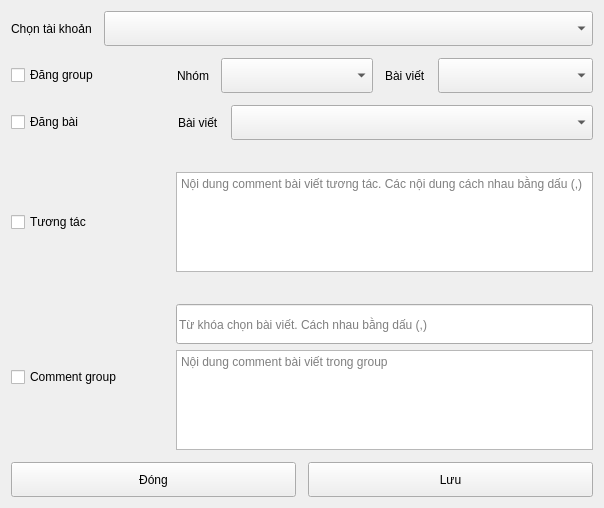
<?xml version="1.0" encoding="UTF-8"?>
<ui version="4.0">
 <class>DialogSetting</class>
 <widget class="QDialog" name="DialogSetting">
  <property name="geometry">
   <rect>
    <x>0</x>
    <y>0</y>
    <width>604</width>
    <height>508</height>
   </rect>
  </property>
  <property name="windowTitle">
   <string>Cấu hình kịch bản</string>
  </property>
  <layout class="QVBoxLayout" name="verticalLayout_2">
   <property name="spacing">
    <number>12</number>
   </property>
   <item>
    <layout class="QHBoxLayout" name="horizontalLayout">
     <item>
      <widget class="QLabel" name="label">
       <property name="text">
        <string>Chọn tài khoản</string>
       </property>
      </widget>
     </item>
     <item>
      <widget class="QComboBox" name="comboBox">
       <property name="sizePolicy">
        <sizepolicy hsizetype="Expanding" vsizetype="Fixed">
         <horstretch>0</horstretch>
         <verstretch>0</verstretch>
        </sizepolicy>
       </property>
       <property name="minimumSize">
        <size>
         <width>0</width>
         <height>35</height>
        </size>
       </property>
       <property name="currentText">
        <string/>
       </property>
      </widget>
     </item>
    </layout>
   </item>
   <item>
    <layout class="QHBoxLayout" name="horizontalLayout_2">
     <item>
      <widget class="QCheckBox" name="checkBox_2">
       <property name="text">
        <string>Đăng group</string>
       </property>
      </widget>
     </item>
     <item>
      <spacer name="horizontalSpacer">
       <property name="orientation">
        <enum>Qt::Horizontal</enum>
       </property>
       <property name="sizeHint" stdset="0">
        <size>
         <width>40</width>
         <height>20</height>
        </size>
       </property>
      </spacer>
     </item>
     <item>
      <widget class="QLabel" name="label_2">
       <property name="text">
        <string>Nhóm</string>
       </property>
      </widget>
     </item>
     <item>
      <widget class="QComboBox" name="comboBox_2">
       <property name="sizePolicy">
        <sizepolicy hsizetype="MinimumExpanding" vsizetype="Fixed">
         <horstretch>0</horstretch>
         <verstretch>0</verstretch>
        </sizepolicy>
       </property>
       <property name="minimumSize">
        <size>
         <width>152</width>
         <height>35</height>
        </size>
       </property>
      </widget>
     </item>
     <item>
      <widget class="QLabel" name="label_3">
       <property name="text">
        <string>Bài viết</string>
       </property>
      </widget>
     </item>
     <item>
      <widget class="QComboBox" name="comboBox_3">
       <property name="sizePolicy">
        <sizepolicy hsizetype="MinimumExpanding" vsizetype="Fixed">
         <horstretch>0</horstretch>
         <verstretch>0</verstretch>
        </sizepolicy>
       </property>
       <property name="minimumSize">
        <size>
         <width>155</width>
         <height>35</height>
        </size>
       </property>
      </widget>
     </item>
    </layout>
   </item>
   <item>
    <layout class="QHBoxLayout" name="horizontalLayout_3">
     <item>
      <widget class="QCheckBox" name="checkBox">
       <property name="text">
        <string>Đăng bài</string>
       </property>
      </widget>
     </item>
     <item>
      <spacer name="horizontalSpacer_2">
       <property name="orientation">
        <enum>Qt::Horizontal</enum>
       </property>
       <property name="sizeHint" stdset="0">
        <size>
         <width>40</width>
         <height>20</height>
        </size>
       </property>
      </spacer>
     </item>
     <item>
      <widget class="QLabel" name="label_4">
       <property name="text">
        <string>Bài viết</string>
       </property>
      </widget>
     </item>
     <item>
      <widget class="QComboBox" name="comboBox_4">
       <property name="sizePolicy">
        <sizepolicy hsizetype="MinimumExpanding" vsizetype="Fixed">
         <horstretch>0</horstretch>
         <verstretch>0</verstretch>
        </sizepolicy>
       </property>
       <property name="minimumSize">
        <size>
         <width>362</width>
         <height>35</height>
        </size>
       </property>
      </widget>
     </item>
    </layout>
   </item>
   <item>
    <widget class="QFrame" name="frame_interation">
     <layout class="QHBoxLayout" name="horizontalLayout_5">
      <property name="spacing">
       <number>0</number>
      </property>
      <property name="leftMargin">
       <number>0</number>
      </property>
      <property name="topMargin">
       <number>0</number>
      </property>
      <property name="rightMargin">
       <number>0</number>
      </property>
      <property name="bottomMargin">
       <number>0</number>
      </property>
      <item>
       <widget class="QCheckBox" name="checkBox_3">
        <property name="text">
         <string>Tương tác</string>
        </property>
       </widget>
      </item>
      <item>
       <spacer name="horizontalSpacer_3">
        <property name="orientation">
         <enum>Qt::Horizontal</enum>
        </property>
        <property name="sizeHint" stdset="0">
         <size>
          <width>27</width>
          <height>20</height>
         </size>
        </property>
       </spacer>
      </item>
      <item>
       <widget class="QTextEdit" name="textEdit">
        <property name="minimumSize">
         <size>
          <width>417</width>
          <height>0</height>
         </size>
        </property>
        <property name="maximumSize">
         <size>
          <width>16777215</width>
          <height>100</height>
         </size>
        </property>
        <property name="placeholderText">
         <string>Nội dung comment bài viết tương tác. Các nội dung cách nhau bằng dấu (,)</string>
        </property>
       </widget>
      </item>
     </layout>
    </widget>
   </item>
   <item>
    <widget class="QFrame" name="frame_comment_group">
     <layout class="QHBoxLayout" name="horizontalLayout_6">
      <property name="spacing">
       <number>0</number>
      </property>
      <property name="sizeConstraint">
       <enum>QLayout::SetMaximumSize</enum>
      </property>
      <property name="leftMargin">
       <number>0</number>
      </property>
      <property name="topMargin">
       <number>0</number>
      </property>
      <property name="rightMargin">
       <number>0</number>
      </property>
      <property name="bottomMargin">
       <number>0</number>
      </property>
      <item>
       <widget class="QCheckBox" name="checkBox_4">
        <property name="text">
         <string>Comment group</string>
        </property>
       </widget>
      </item>
      <item>
       <spacer name="horizontalSpacer_4">
        <property name="orientation">
         <enum>Qt::Horizontal</enum>
        </property>
        <property name="sizeHint" stdset="0">
         <size>
          <width>40</width>
          <height>20</height>
         </size>
        </property>
       </spacer>
      </item>
      <item>
       <widget class="QFrame" name="frame">
        <property name="sizePolicy">
         <sizepolicy hsizetype="Expanding" vsizetype="Preferred">
          <horstretch>0</horstretch>
          <verstretch>0</verstretch>
         </sizepolicy>
        </property>
        <property name="styleSheet">
         <string notr="true">#frame {
	border: none;
}</string>
        </property>
        <property name="frameShape">
         <enum>QFrame::StyledPanel</enum>
        </property>
        <property name="frameShadow">
         <enum>QFrame::Raised</enum>
        </property>
        <layout class="QVBoxLayout" name="verticalLayout">
         <property name="leftMargin">
          <number>0</number>
         </property>
         <property name="topMargin">
          <number>0</number>
         </property>
         <property name="rightMargin">
          <number>0</number>
         </property>
         <property name="bottomMargin">
          <number>0</number>
         </property>
         <item>
          <widget class="QLineEdit" name="lineEdit_keyword">
           <property name="minimumSize">
            <size>
             <width>417</width>
             <height>40</height>
            </size>
           </property>
           <property name="placeholderText">
            <string>Từ khóa chọn bài viết. Cách nhau bằng dấu (,)</string>
           </property>
          </widget>
         </item>
         <item>
          <widget class="QTextEdit" name="textEdit_2">
           <property name="minimumSize">
            <size>
             <width>417</width>
             <height>0</height>
            </size>
           </property>
           <property name="maximumSize">
            <size>
             <width>16777215</width>
             <height>100</height>
            </size>
           </property>
           <property name="placeholderText">
            <string>Nội dung comment bài viết trong group</string>
           </property>
          </widget>
         </item>
        </layout>
       </widget>
      </item>
     </layout>
    </widget>
   </item>
   <item>
    <layout class="QHBoxLayout" name="horizontalLayout_4">
     <item>
      <widget class="QToolButton" name="toolButton_2">
       <property name="sizePolicy">
        <sizepolicy hsizetype="MinimumExpanding" vsizetype="Fixed">
         <horstretch>0</horstretch>
         <verstretch>0</verstretch>
        </sizepolicy>
       </property>
       <property name="minimumSize">
        <size>
         <width>0</width>
         <height>35</height>
        </size>
       </property>
       <property name="text">
        <string>Đóng</string>
       </property>
      </widget>
     </item>
     <item>
      <widget class="QToolButton" name="toolButton">
       <property name="sizePolicy">
        <sizepolicy hsizetype="MinimumExpanding" vsizetype="Fixed">
         <horstretch>0</horstretch>
         <verstretch>0</verstretch>
        </sizepolicy>
       </property>
       <property name="minimumSize">
        <size>
         <width>0</width>
         <height>35</height>
        </size>
       </property>
       <property name="text">
        <string>Lưu</string>
       </property>
      </widget>
     </item>
    </layout>
   </item>
  </layout>
 </widget>
 <resources/>
 <connections/>
</ui>
